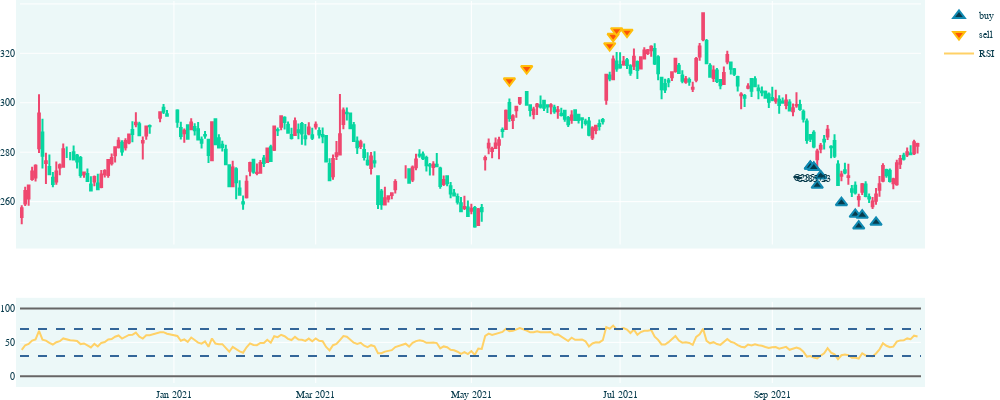

The notebook cell this image was saved under:
### Code cell
# Import necessary libraries
from plotly.subplots import make_subplots
import plotly.graph_objects as go

# Create Figure
fig = make_subplots(rows=2, cols=1, shared_xaxes=True, row_width=[0.25, 0.75])
# Inspect Result
# print(fig)

# Create Candlestick chart for price data
fig.add_trace(go.Candlestick(
    x=test_data.index,
    open=test_data['open'],
    high=test_data['high'],
    low=test_data['low'],
    close=test_data['close'],
    increasing_line_color='#ef476f',
    decreasing_line_color='#06d6a0',
    showlegend=False
), row=1, col=1)


# plot buying signal
buying_txt = trading_results[(trading_results.signal == 1) & (trading_results.transaction_cost>0)]
buying_signal = trading_results[(trading_results.signal == 1)]

fig.append_trace(
    go.Scatter(
        x=buying_signal.date,
        y=buying_signal.transaction_price*0.96,
        marker = dict(
            color='#073b4c',
            size=10,
            line=dict(
                color='#118ab2',
                width=2
            ),
            symbol='triangle-up'
            
        ),
#         mode = "markers+text",
        mode = "markers",
        name = "buy",
        text = buying_txt.transaction_price,
        textposition="bottom center",
        texttemplate='€%{text:.2f}',
        
    ), row=1, col=1
)

fig.append_trace(
    go.Scatter(
        x=buying_txt.date,
        y=buying_txt.transaction_price*0.96,
        marker = dict(
            color='#073b4c',
            size=10,
            line=dict(
                color='#118ab2',
                width=2
            ),
            symbol='triangle-up'
            
        ),
        mode = "markers+text",
#         name = "buy",
        text = buying_txt.transaction_price,
        textposition="bottom center",
        texttemplate='€%{text:.2f}',
        showlegend=False,
    ), row=1, col=1
)


# plot selling signal
# sell_signal = trading_results[(trading_results.signal == -1) & (trading_results.transaction_cost>0)]
sell_signal = trading_results[(trading_results.signal == -1)]
sell_txt = trading_results[(trading_results.signal == -1) & (trading_results.transaction_cost>0)]

fig.append_trace(
    go.Scatter(
        x=sell_signal.date,
        y=sell_signal.transaction_price*1.04,
        marker = dict(
            color='#fb5607',
            size=10,
            line=dict(
                color='#ffbe0b',
                width=2
            ),
            symbol='triangle-down'
            
        ),
#         mode = "markers+text",
        mode = "markers",
        name = "sell",
        text = sell_txt.transaction_price,
        textposition="top center",
        texttemplate='€%{text:.2f}',
#         textsize = 1
    ), row=1, col=1
)

fig.append_trace(
    go.Scatter(
        x=sell_txt.date,
        y=sell_txt.transaction_price*1.04,
        marker = dict(
            color='#fb5607',
            size=10,
            line=dict(
                color='#ffbe0b',
                width=2
            ),
            symbol='triangle-down'
            
        ),
        mode = "markers+text",
        name = "sell",
        text = sell_txt.transaction_price,
        textposition="top center",
        texttemplate='€%{text:.2f}',
        showlegend=False,
    ), row=1, col=1
)



# Make RSI Plot
fig.add_trace(go.Scatter(
    x=test_data.index,
    y=test_data['rsi_14'],
    line=dict(color='#ffd166', width=2),
#     showlegend=False,
    name="RSI"
), row=2, col=1
)

# Add upper/lower bounds
fig.update_yaxes(range=[-10, 110], row=2, col=1)
fig.add_hline(y=0, col=1, row=2, line_color="#666", line_width=2)
fig.add_hline(y=100, col=1, row=2, line_color="#666", line_width=2)

# Add overbought/oversold
fig.add_hline(y=30, col=1, row=2, line_color='#336699', line_width=2, line_dash='dash')
fig.add_hline(y=70, col=1, row=2, line_color='#336699', line_width=2, line_dash='dash')

# Customize font, colors, hide range slider
# make the figure prettier
layout = go.Layout(
    plot_bgcolor='#ecf8f8',
    font_family='Monospace',
    font_color='#073b4c',
    font_size=10,
    xaxis=dict(
        rangeslider=dict(visible=False)
    ),
    autosize=False,
    width=1000,
    height=400,
    margin=dict(
        l=0,
        r=0,
        b=0,
        t=0,
        pad=4
    )
)

fig.update_xaxes(
    rangebreaks=[
        dict(bounds=['sat', 'mon'])
    ]
)
# update and display
fig.update_layout(layout)
fig.show()

### Figure 1 — Plotly figure (JSON) as saved in the notebook; plotly's stock layout.template omitted (floating-point values rounded to 4 significant figures; data arrays with more than 128 entries replaced by an {"elided": "..."} marker saying what was removed)
{"data": [{"close": {"elided": "253 float values"}, "decreasing": {"line": {"color": "#06d6a0"}}, "high": {"elided": "253 float values"}, "increasing": {"line": {"color": "#ef476f"}}, "low": {"elided": "253 float values"}, "open": {"elided": "253 float values"}, "showlegend": false, "type": "candlestick", "x": {"elided": "253 str values"}, "xaxis": "x", "yaxis": "y"}, {"marker": {"color": "#073b4c", "line": {"color": "#118ab2", "width": 2}, "size": 10, "symbol": "triangle-up"}, "mode": "markers", "name": "buy", "text": [285.7, 285.2], "textposition": "bottom center", "texttemplate": "€%{text:.2f}", "type": "scatter", "x": ["2021-09-16T00:00:00", "2021-09-17T00:00:00", "2021-09-20T00:00:00", "2021-09-21T00:00:00", "2021-09-29T00:00:00", "2021-10-05T00:00:00", "2021-10-06T00:00:00", "2021-10-07T00:00:00", "2021-10-13T00:00:00"], "xaxis": "x", "y": [274.3, 273.8, 266.6, 270.4, 259.6, 254.9, 250.1, 254.5, 251.6], "yaxis": "y"}, {"marker": {"color": "#073b4c", "line": {"color": "#118ab2", "width": 2}, "size": 10, "symbol": "triangle-up"}, "mode": "markers+text", "showlegend": false, "text": [285.7, 285.2], "textposition": "bottom center", "texttemplate": "€%{text:.2f}", "type": "scatter", "x": ["2021-09-16T00:00:00", "2021-09-17T00:00:00"], "xaxis": "x", "y": [274.3, 273.8], "yaxis": "y"}, {"marker": {"color": "#fb5607", "line": {"color": "#ffbe0b", "width": 2}, "size": 10, "symbol": "triangle-down"}, "mode": "markers", "name": "sell", "text": [], "textposition": "top center", "texttemplate": "€%{text:.2f}", "type": "scatter", "x": ["2021-05-18T00:00:00", "2021-05-25T00:00:00", "2021-06-28T00:00:00", "2021-06-29T00:00:00", "2021-06-30T00:00:00", "2021-07-05T00:00:00"], "xaxis": "x", "y": [308.9, 313.8, 323.1, 326.9, 329.2, 328.6], "yaxis": "y"}, {"marker": {"color": "#fb5607", "line": {"color": "#ffbe0b", "width": 2}, "size": 10, "symbol": "triangle-down"}, "mode": "markers+text", "name": "sell", "showlegend": false, "text": [], "textposition": "top center", "texttemplate": "€%{text:.2f}", "type": "scatter", "x": [], "xaxis": "x", "y": [], "yaxis": "y"}, {"line": {"color": "#ffd166", "width": 2}, "name": "RSI", "type": "scatter", "x": {"elided": "253 str values"}, "xaxis": "x2", "y": {"elided": "253 float values"}, "yaxis": "y2"}], "layout": {"autosize": false, "font": {"color": "#073b4c", "family": "Monospace", "size": 10}, "height": 400, "margin": {"b": 0, "l": 0, "pad": 4, "r": 0, "t": 0}, "plot_bgcolor": "#ecf8f8", "shapes": [{"line": {"color": "#666", "width": 2}, "type": "line", "x0": 0, "x1": 1, "xref": "x2 domain", "y0": 0, "y1": 0, "yref": "y2"}, {"line": {"color": "#666", "width": 2}, "type": "line", "x0": 0, "x1": 1, "xref": "x2 domain", "y0": 100, "y1": 100, "yref": "y2"}, {"line": {"color": "#336699", "dash": "dash", "width": 2}, "type": "line", "x0": 0, "x1": 1, "xref": "x2 domain", "y0": 30, "y1": 30, "yref": "y2"}, {"line": {"color": "#336699", "dash": "dash", "width": 2}, "type": "line", "x0": 0, "x1": 1, "xref": "x2 domain", "y0": 70, "y1": 70, "yref": "y2"}], "width": 1000, "xaxis": {"anchor": "y", "domain": [0, 1], "matches": "x2", "rangebreaks": [{"bounds": ["sat", "mon"]}], "rangeslider": {"visible": false}, "showticklabels": false}, "xaxis2": {"anchor": "y2", "domain": [0, 1], "rangebreaks": [{"bounds": ["sat", "mon"]}]}, "yaxis": {"anchor": "x", "domain": [0.3625, 1]}, "yaxis2": {"anchor": "x2", "domain": [0, 0.2125], "range": [-10, 110]}}}
